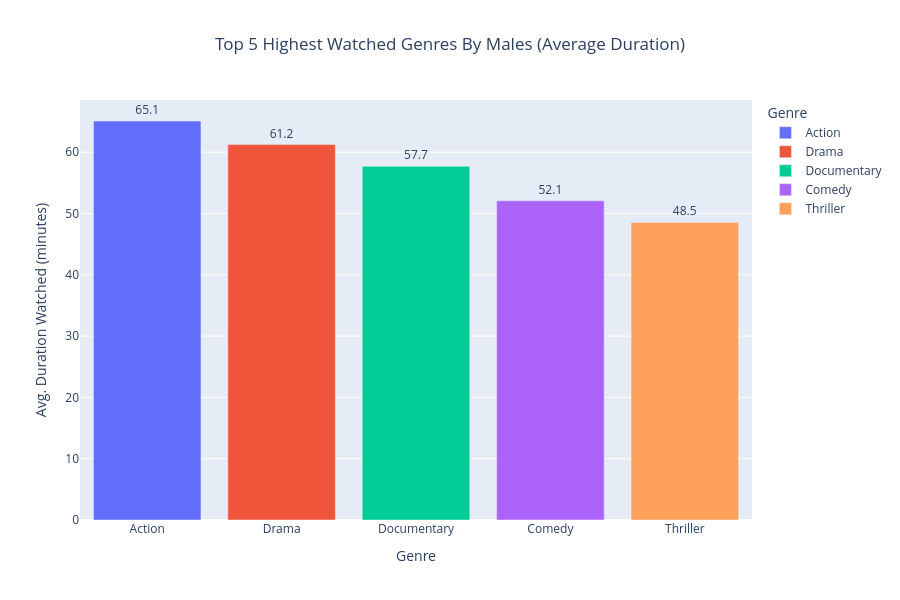

Notebook code for this chart:
### Code cell
streaming_vs.columns = streaming_vs.columns.str.replace('[^A-Za-z0-9_]+', '_', regex=True)

male_viewers = streaming_vs[streaming_vs['Gender'] == 'Male']

retention_v = male_viewers.groupby('Genre')['Duration_Watched_minutes_'].mean()



top_5_retention_male = retention_v.sort_values(ascending=False).head(5)



top_5_df = top_5_retention_male.reset_index()
top_5_df.columns = ['Genre', 'Average_Duration_Watched']



fig = px.bar(top_5_df, 
             x='Genre', 
             y='Average_Duration_Watched', color='Genre',            
             title='Top 5 Highest Watched Genres By Males (Average Duration)',             
             labels={'Average_Duration_Watched': 'Avg. Duration Watched (minutes)'},             
             text='Average_Duration_Watched', width=900, height=600)



fig.update_layout(title_x=0.5, legend_title_text='Genre')
fig.update_traces(texttemplate='%{text:.1f}', textposition='outside')



fig.show()

### Figure 1 — Plotly figure (JSON) as saved in the notebook; plotly's stock layout.template omitted (floating-point values rounded to 4 significant figures)
{"data": [{"alignmentgroup": "True", "hovertemplate": "Genre=%{x}<br>Avg. Duration Watched (minutes)=%{text}<extra></extra>", "legendgroup": "Action", "marker": {"color": "#636efa", "pattern": {"shape": ""}}, "name": "Action", "offsetgroup": "Action", "orientation": "v", "showlegend": true, "text": [65.08], "textposition": "outside", "texttemplate": "%{text:.1f}", "type": "bar", "x": ["Action"], "xaxis": "x", "y": [65.08], "yaxis": "y"}, {"alignmentgroup": "True", "hovertemplate": "Genre=%{x}<br>Avg. Duration Watched (minutes)=%{text}<extra></extra>", "legendgroup": "Drama", "marker": {"color": "#EF553B", "pattern": {"shape": ""}}, "name": "Drama", "offsetgroup": "Drama", "orientation": "v", "showlegend": true, "text": [61.24], "textposition": "outside", "texttemplate": "%{text:.1f}", "type": "bar", "x": ["Drama"], "xaxis": "x", "y": [61.24], "yaxis": "y"}, {"alignmentgroup": "True", "hovertemplate": "Genre=%{x}<br>Avg. Duration Watched (minutes)=%{text}<extra></extra>", "legendgroup": "Documentary", "marker": {"color": "#00cc96", "pattern": {"shape": ""}}, "name": "Documentary", "offsetgroup": "Documentary", "orientation": "v", "showlegend": true, "text": [57.69], "textposition": "outside", "texttemplate": "%{text:.1f}", "type": "bar", "x": ["Documentary"], "xaxis": "x", "y": [57.69], "yaxis": "y"}, {"alignmentgroup": "True", "hovertemplate": "Genre=%{x}<br>Avg. Duration Watched (minutes)=%{text}<extra></extra>", "legendgroup": "Comedy", "marker": {"color": "#ab63fa", "pattern": {"shape": ""}}, "name": "Comedy", "offsetgroup": "Comedy", "orientation": "v", "showlegend": true, "text": [52.06], "textposition": "outside", "texttemplate": "%{text:.1f}", "type": "bar", "x": ["Comedy"], "xaxis": "x", "y": [52.06], "yaxis": "y"}, {"alignmentgroup": "True", "hovertemplate": "Genre=%{x}<br>Avg. Duration Watched (minutes)=%{text}<extra></extra>", "legendgroup": "Thriller", "marker": {"color": "#FFA15A", "pattern": {"shape": ""}}, "name": "Thriller", "offsetgroup": "Thriller", "orientation": "v", "showlegend": true, "text": [48.54], "textposition": "outside", "texttemplate": "%{text:.1f}", "type": "bar", "x": ["Thriller"], "xaxis": "x", "y": [48.54], "yaxis": "y"}], "layout": {"barmode": "relative", "height": 600, "legend": {"title": {"text": "Genre"}, "tracegroupgap": 0}, "title": {"text": "Top 5 Highest Watched Genres By Males (Average Duration)", "x": 0.5}, "width": 900, "xaxis": {"anchor": "y", "categoryarray": ["Action", "Drama", "Documentary", "Comedy", "Thriller"], "categoryorder": "array", "domain": [0, 1], "title": {"text": "Genre"}}, "yaxis": {"anchor": "x", "domain": [0, 1], "title": {"text": "Avg. Duration Watched (minutes)"}}}}
